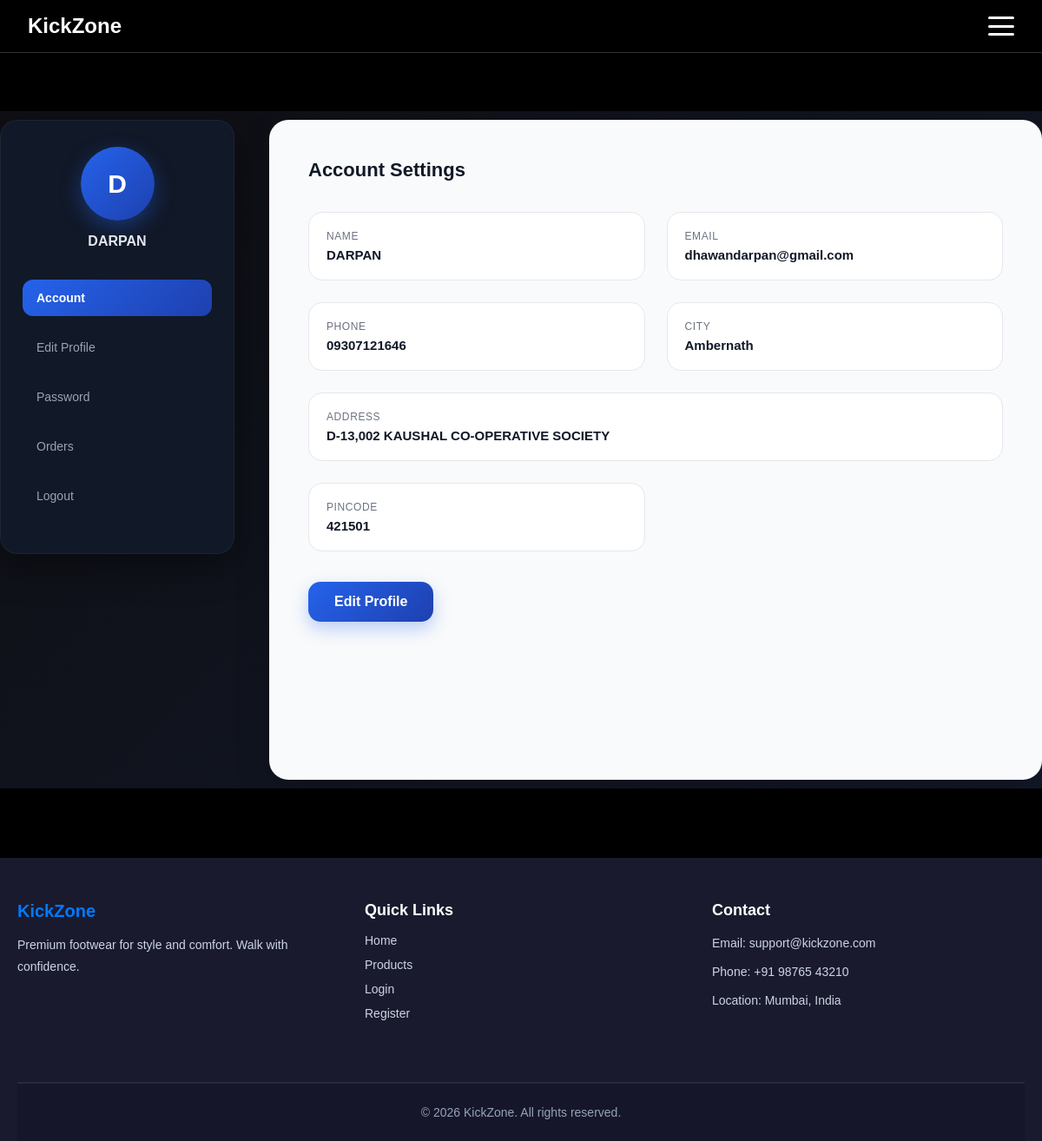
The app's page /profile.php (signed in) with its own data.
### tables this page shows
CREATE TABLE `users` (
  `id` int(11) NOT NULL,
  `name` varchar(100) NOT NULL,
  `email` varchar(100) NOT NULL,
  `password` varchar(255) NOT NULL,
  `created_at` timestamp NOT NULL DEFAULT current_timestamp(),
  `phone` varchar(20) DEFAULT NULL,
  `address` text DEFAULT NULL,
  `city` varchar(100) DEFAULT NULL,
  `pincode` varchar(10) DEFAULT NULL
);

### profile.php (the view, shortened to what this page needs)
<?php
include "db.php";
$user = mysqli_real_escape_string($conn, $_SESSION['user']);
$res = mysqli_query($conn, "SELECT * FROM users WHERE name='$user'");
$data = mysqli_fetch_assoc($res);
include 'includes/header.php';
?>
<section class="account-wrapper" style="margin-top: 3rem; margin-bottom: 2rem;">
  <div class="account-sidebar">
      <div class="sidebar-profile">
          <div class="avatar-circle">
              <?php echo strtoupper(substr($data['name'],0,1)); ?>
          </div>
          <h3><?php echo htmlspecialchars($data['name']); ?></h3>
      </div>
      <ul class="sidebar-links">
          <li class="active"><a href="profile.php">Account</a></li>
          <li><a href="edit_profile.php">Edit Profile</a></li>
          <li><a href="change_password.php">Password</a></li>
          <li><a href="my_orders.php">Orders</a></li>
          <li><a href="logout.php">Logout</a></li>
      </ul>
  </div>
  <div class="account-content">
      <h2>Account Settings</h2>
      <div class="profile-grid">
          <div class="profile-box">
              <label>Name</label>
              <p><?php echo htmlspecialchars($data['name']); ?></p>
          </div>
          <div class="profile-box">
              <label>Email</label>
              <p><?php echo htmlspecialchars($data['email']); ?></p>
          </div>
          <div class="profile-box">
              <label>Phone</label>
              <p><?php echo $data['phone'] ?: 'Not set'; ?></p>
          </div>
          <div class="profile-box">
              <label>City</label>
              <p><?php echo $data['city'] ?: 'Not set'; ?></p>
          </div>
          <div class="profile-box full">
              <label>Address</label>
              <p><?php echo $data['address'] ?: 'Not set'; ?></p>
          </div>
          <div class="profile-box">
              <label>Pincode</label>
              <p><?php echo $data['pincode'] ?: 'Not set'; ?></p>
          </div>
      </div>
      <a href="edit_profile.php" class="edit-btn">Edit Profile</a>
  </div>
</section>
<?php include 'includes/footer.php'; ?>

### shoe.css (style rules this page uses)
* { margin: 0; padding: 0; box-sizing: border-box; }
body { font-family: Arial, sans-serif; background: #000; color: #fff; padding-top: 80px; }
.edit-btn { margin-top:10px; padding:13px; border:none; background:#000; color:#f1eaea; font-weight:bold; border-radius:8px; cursor:pointer; transition:0.2s; }
.account-wrapper { display:flex; min-height:85vh; padding:10px 0%; gap:40px; background:linear-gradient(135deg,#0f0f14,#111827); }
.account-sidebar { width:270px; background:#111827; border-radius:20px; padding:30px 25px; color:#fff; box-shadow:0 15px 40px rgba(0,0,0,0.4); border:1px solid rgba(255,255,255,0.05); position: sticky; top: 30px; height:fit-content; }
.sidebar-profile { text-align:center; margin-bottom:35px; }
.avatar-circle { width:85px; height:85px; background:linear-gradient(135deg,#2563eb,#1e40af); color:#fff; border-radius:50%; display:flex; align-items:center; justify-content:center; font-size:30px; font-weight:bold; margin:0 auto 15px; box-shadow:0 8px 25px rgba(37,99,235,0.4); }
.sidebar-profile h3 { font-size:16px; font-weight:600; color:#e5e7eb; }
.sidebar-links { list-style:none; padding:0; }
.sidebar-links li { margin-bottom:15px; }
.sidebar-links a { display:block; padding:13px 16px; border-radius:12px; text-decoration:none; color:#9ca3af; font-size:14px; transition:all 0.25s ease; }
.sidebar-links .active a { background:linear-gradient(135deg,#2563eb,#1e40af); color:#fff; font-weight:600; }
.account-content { flex:1; background:#f9fafb; border-radius:22px; padding:45px; box-shadow:0 15px 40px rgba(0,0,0,0.15); animation:fadeIn 0.3s ease; height:calc(100vh - 40px); overflow-y: auto; }
.account-content h2 { font-size:22px; margin-bottom:35px; font-weight:700; color:#111827; }
.profile-grid { display:grid; grid-template-columns:repeat(2,1fr); gap:25px; }
.profile-box { background:#ffffff; padding:20px; border-radius:16px; border:1px solid #e5e7eb; transition:all 0.25s ease; }
.profile-box.full { grid-column:span 2; }
.profile-box label { font-size:12px; color:#6b7280; display:block; margin-bottom:6px; text-transform:uppercase; letter-spacing:0.6px; }
.profile-box p { font-size:15px; font-weight:600; color:#111827; }
.account-content .edit-btn { margin-top:35px; padding:14px 30px; background:linear-gradient(135deg,#2563eb,#1e40af); color:#fff; border:none; border-radius:14px; text-decoration:none; font-weight:600; display:inline-block; transition:all 0.25s ease; box-shadow:0 8px 20px rgba(37,99,235,0.3); }

### records on screen
users: name "D", name "DARPAN", email "dhawandarpan@gmail.com", phone "09307121646", city "Ambernath", address "D-13,002 KAUSHAL CO-OPERATIVE SOCIETY", pincode "421501"
